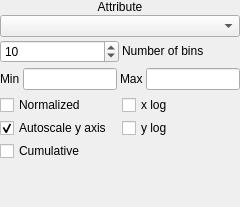
<?xml version="1.0" encoding="UTF-8"?>
<ui version="4.0">
 <class>HistogramWidget</class>
 <widget class="QWidget" name="HistogramWidget">
  <property name="geometry">
   <rect>
    <x>0</x>
    <y>0</y>
    <width>240</width>
    <height>207</height>
   </rect>
  </property>
  <property name="focusPolicy">
   <enum>Qt::StrongFocus</enum>
  </property>
  <property name="windowTitle">
   <string>Form</string>
  </property>
  <property name="styleSheet">
   <string notr="true"/>
  </property>
  <layout class="QHBoxLayout" name="horizontalLayout_6">
   <property name="margin">
    <number>0</number>
   </property>
   <item>
    <layout class="QVBoxLayout" name="verticalLayout_5">
     <property name="bottomMargin">
      <number>10</number>
     </property>
     <item>
      <widget class="QWidget" name="option_dashboard" native="true">
       <layout class="QVBoxLayout" name="verticalLayout_4">
        <property name="margin">
         <number>0</number>
        </property>
        <item>
         <layout class="QVBoxLayout" name="verticalLayout_3">
          <property name="spacing">
           <number>3</number>
          </property>
          <item>
           <layout class="QHBoxLayout" name="combo_layout">
            <property name="spacing">
             <number>1</number>
            </property>
            <item>
             <layout class="QVBoxLayout" name="attribute_layout">
              <property name="spacing">
               <number>1</number>
              </property>
              <item>
               <widget class="QLabel" name="label_4">
                <property name="sizePolicy">
                 <sizepolicy hsizetype="Preferred" vsizetype="Fixed">
                  <horstretch>0</horstretch>
                  <verstretch>0</verstretch>
                 </sizepolicy>
                </property>
                <property name="text">
                 <string>Attribute</string>
                </property>
                <property name="alignment">
                 <set>Qt::AlignCenter</set>
                </property>
               </widget>
              </item>
              <item>
               <widget class="QComboBox" name="attributeCombo">
                <property name="toolTip">
                 <string>Select an attribute</string>
                </property>
                <property name="sizeAdjustPolicy">
                 <enum>QComboBox::AdjustToMinimumContentsLength</enum>
                </property>
               </widget>
              </item>
             </layout>
            </item>
           </layout>
          </item>
          <item>
           <layout class="QHBoxLayout" name="horizontalLayout_5">
            <item>
             <widget class="QDoubleSpinBox" name="binSpinBox">
              <property name="toolTip">
               <string>Define the histogram bin width</string>
              </property>
              <property name="keyboardTracking">
               <bool>false</bool>
              </property>
              <property name="decimals">
               <number>0</number>
              </property>
              <property name="minimum">
               <double>1.000000000000000</double>
              </property>
              <property name="maximum">
               <double>100000.000000000000000</double>
              </property>
              <property name="singleStep">
               <double>3.000000000000000</double>
              </property>
              <property name="value">
               <double>10.000000000000000</double>
              </property>
             </widget>
            </item>
            <item>
             <widget class="QLabel" name="label">
              <property name="sizePolicy">
               <sizepolicy hsizetype="Preferred" vsizetype="Fixed">
                <horstretch>0</horstretch>
                <verstretch>0</verstretch>
               </sizepolicy>
              </property>
              <property name="text">
               <string>Number of bins</string>
              </property>
             </widget>
            </item>
           </layout>
          </item>
          <item>
           <layout class="QHBoxLayout" name="horizontalLayout_4">
            <property name="topMargin">
             <number>2</number>
            </property>
            <property name="bottomMargin">
             <number>2</number>
            </property>
            <item>
             <layout class="QHBoxLayout" name="horizontalLayout_3">
              <item>
               <widget class="QLabel" name="label_2">
                <property name="text">
                 <string>Min</string>
                </property>
               </widget>
              </item>
              <item>
               <widget class="QLineEdit" name="xmin">
                <property name="maxLength">
                 <number>18</number>
                </property>
               </widget>
              </item>
             </layout>
            </item>
            <item>
             <layout class="QHBoxLayout" name="horizontalLayout_2">
              <item>
               <widget class="QLabel" name="label_5">
                <property name="text">
                 <string>Max</string>
                </property>
               </widget>
              </item>
              <item>
               <widget class="QLineEdit" name="xmax">
                <property name="maxLength">
                 <number>18</number>
                </property>
               </widget>
              </item>
             </layout>
            </item>
           </layout>
          </item>
          <item>
           <layout class="QHBoxLayout" name="horizontalLayout">
            <item>
             <layout class="QVBoxLayout" name="verticalLayout">
              <item>
               <widget class="QCheckBox" name="normalized_box">
                <property name="text">
                 <string>Normalized</string>
                </property>
               </widget>
              </item>
              <item>
               <widget class="QCheckBox" name="autoscale_box">
                <property name="text">
                 <string>Autoscale y axis</string>
                </property>
                <property name="checked">
                 <bool>true</bool>
                </property>
               </widget>
              </item>
              <item>
               <widget class="QCheckBox" name="cumulative_box">
                <property name="text">
                 <string>Cumulative</string>
                </property>
               </widget>
              </item>
              <item>
               <spacer name="verticalSpacer_2">
                <property name="orientation">
                 <enum>Qt::Vertical</enum>
                </property>
                <property name="sizeHint" stdset="0">
                 <size>
                  <width>20</width>
                  <height>40</height>
                 </size>
                </property>
               </spacer>
              </item>
             </layout>
            </item>
            <item>
             <layout class="QVBoxLayout" name="verticalLayout_2">
              <item>
               <widget class="QCheckBox" name="xlog_box">
                <property name="text">
                 <string>x log</string>
                </property>
               </widget>
              </item>
              <item>
               <widget class="QCheckBox" name="ylog_box">
                <property name="text">
                 <string>y log</string>
                </property>
               </widget>
              </item>
              <item>
               <spacer name="verticalSpacer">
                <property name="orientation">
                 <enum>Qt::Vertical</enum>
                </property>
                <property name="sizeHint" stdset="0">
                 <size>
                  <width>20</width>
                  <height>40</height>
                 </size>
                </property>
               </spacer>
              </item>
             </layout>
            </item>
           </layout>
          </item>
         </layout>
        </item>
       </layout>
      </widget>
     </item>
    </layout>
   </item>
  </layout>
 </widget>
 <resources/>
 <connections/>
</ui>
